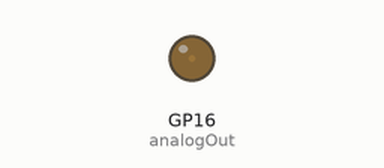
A program run on a simulated Raspberry Pi Pico running MicroPython. Parts: output pins drawn as LEDs (lit = HIGH).

Above: at 0.05 s.
At 0.35 s:
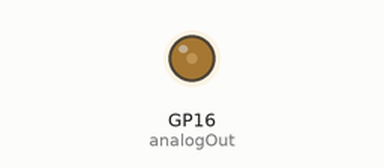
At 0.45 s:
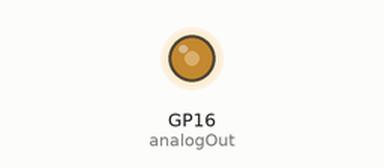
At 0.6 s:
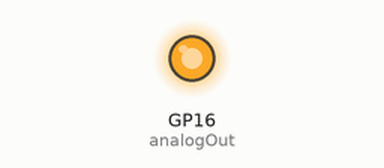
Timing chart, 0 to 3.0 s (numbered marks = the images above):
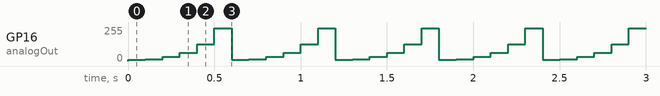

The program:

pwm_led_dimming.py
```python
from machine import PWM, Pin
from time import sleep
outPin = 16
analogOut = PWM(Pin(outPin))
analogOut.freq(1000) #in ms
analogOut.duty_u16(0)

while True:
    for i in range(6):
        # ranges for linear: 33 for exponential: 6
        #myVoltage = float(input("What Voltage would you like?"))
        myVoltage = (2 ** i) / 10
        #myVoltage = (i + 1) / 10
        pwmVal = (65550 / 3.3) * myVoltage
        analogOut.duty_u16(int(pwmVal))
        sleep(0.1)
```

Measured:
- by itself, GP16 (analogOut): repeats every 0.60 s: 15/255 0.10 s, 31/255 0.10 s, 62/255 0.10 s, 124/255 0.10 s, 247/255 0.10 s, 8/255 0.10 s
